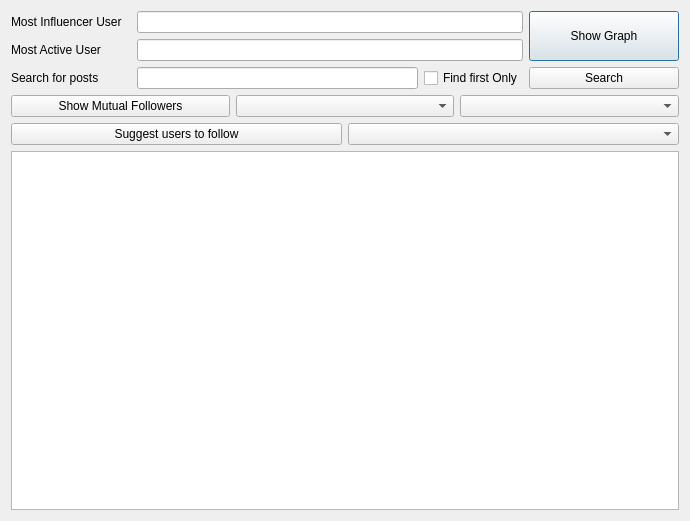
<?xml version="1.0" encoding="UTF-8"?>
<ui version="4.0">
 <class>xml_details</class>
 <widget class="QDialog" name="xml_details">
  <property name="geometry">
   <rect>
    <x>0</x>
    <y>0</y>
    <width>690</width>
    <height>521</height>
   </rect>
  </property>
  <property name="windowTitle">
   <string>Network Analysis</string>
  </property>
  <layout class="QHBoxLayout" name="horizontalLayout_3">
   <item>
    <layout class="QVBoxLayout" name="verticalLayout_2">
     <item>
      <layout class="QVBoxLayout" name="verticalLayout">
       <item>
        <layout class="QHBoxLayout" name="horizontalLayout_7">
         <item>
          <layout class="QVBoxLayout" name="verticalLayout_3">
           <item>
            <layout class="QHBoxLayout" name="horizontalLayout_2">
             <item>
              <widget class="QLabel" name="label_influencer">
               <property name="minimumSize">
                <size>
                 <width>120</width>
                 <height>0</height>
                </size>
               </property>
               <property name="text">
                <string>Most Influencer User</string>
               </property>
              </widget>
             </item>
             <item>
              <widget class="QLineEdit" name="lineEdit_influencer">
               <property name="minimumSize">
                <size>
                 <width>150</width>
                 <height>0</height>
                </size>
               </property>
              </widget>
             </item>
            </layout>
           </item>
           <item>
            <layout class="QHBoxLayout" name="horizontalLayout_4">
             <item>
              <widget class="QLabel" name="label_active">
               <property name="minimumSize">
                <size>
                 <width>120</width>
                 <height>0</height>
                </size>
               </property>
               <property name="text">
                <string>Most Active User</string>
               </property>
              </widget>
             </item>
             <item>
              <widget class="QLineEdit" name="lineEdit_active">
               <property name="minimumSize">
                <size>
                 <width>150</width>
                 <height>0</height>
                </size>
               </property>
              </widget>
             </item>
            </layout>
           </item>
          </layout>
         </item>
         <item>
          <widget class="QPushButton" name="pushButton">
           <property name="sizePolicy">
            <sizepolicy hsizetype="Minimum" vsizetype="Minimum">
             <horstretch>0</horstretch>
             <verstretch>0</verstretch>
            </sizepolicy>
           </property>
           <property name="minimumSize">
            <size>
             <width>150</width>
             <height>0</height>
            </size>
           </property>
           <property name="text">
            <string>Show Graph</string>
           </property>
          </widget>
         </item>
        </layout>
       </item>
       <item>
        <layout class="QHBoxLayout" name="horizontalLayout">
         <item>
          <widget class="QLabel" name="label_search">
           <property name="minimumSize">
            <size>
             <width>120</width>
             <height>0</height>
            </size>
           </property>
           <property name="text">
            <string>Search for posts</string>
           </property>
          </widget>
         </item>
         <item>
          <widget class="QLineEdit" name="lineEdit_search">
           <property name="minimumSize">
            <size>
             <width>150</width>
             <height>0</height>
            </size>
           </property>
          </widget>
         </item>
         <item>
          <widget class="QCheckBox" name="checkBox">
           <property name="text">
            <string>Find first Only</string>
           </property>
          </widget>
         </item>
         <item>
          <widget class="QPushButton" name="search_nutton">
           <property name="minimumSize">
            <size>
             <width>150</width>
             <height>0</height>
            </size>
           </property>
           <property name="text">
            <string>Search</string>
           </property>
          </widget>
         </item>
        </layout>
       </item>
       <item>
        <layout class="QHBoxLayout" name="horizontalLayout_6">
         <item>
          <widget class="QPushButton" name="mutual_button">
           <property name="sizePolicy">
            <sizepolicy hsizetype="Minimum" vsizetype="Fixed">
             <horstretch>0</horstretch>
             <verstretch>0</verstretch>
            </sizepolicy>
           </property>
           <property name="minimumSize">
            <size>
             <width>100</width>
             <height>0</height>
            </size>
           </property>
           <property name="text">
            <string>Show Mutual Followers</string>
           </property>
          </widget>
         </item>
         <item>
          <widget class="QComboBox" name="comboBox_mutual_2"/>
         </item>
         <item>
          <widget class="QComboBox" name="comboBox_mutual_1"/>
         </item>
        </layout>
       </item>
       <item>
        <layout class="QHBoxLayout" name="horizontalLayout_8">
         <item>
          <widget class="QPushButton" name="suggest_button">
           <property name="sizePolicy">
            <sizepolicy hsizetype="Minimum" vsizetype="Fixed">
             <horstretch>0</horstretch>
             <verstretch>0</verstretch>
            </sizepolicy>
           </property>
           <property name="minimumSize">
            <size>
             <width>100</width>
             <height>0</height>
            </size>
           </property>
           <property name="text">
            <string>Suggest users to follow</string>
           </property>
          </widget>
         </item>
         <item>
          <widget class="QComboBox" name="comboBox_suggestions"/>
         </item>
        </layout>
       </item>
       <item>
        <layout class="QHBoxLayout" name="horizontalLayout_5"/>
       </item>
       <item>
        <widget class="QTextEdit" name="textEdit"/>
       </item>
      </layout>
     </item>
    </layout>
   </item>
  </layout>
 </widget>
 <resources/>
 <connections/>
</ui>
